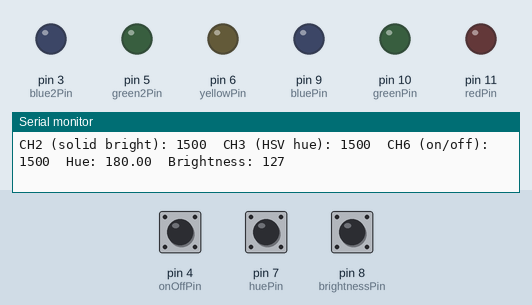
Simulated run of this program. Board: Arduino Uno, built with avr-gcc and run on an emulated ATmega328P. Shown: output pins drawn as LEDs (lit = HIGH), the last lines printed to the serial monitor. Inputs (shaded band) come from the test bench; at power-on: pin 8 (brightnessPin) LOW, pin 4 (onOffPin) LOW, pin 7 (huePin) LOW.

Above: at 1.2 s.
1.3 s: pin 8 (brightnessPin) pulled HIGH for 1 s
5.3 s: pin 8 (brightnessPin) pulled HIGH for 0.15 s
8.4 s: pin 4 (onOffPin) pulsed HIGH 2 times (0.12 s each, 0.3 s apart)
At 9.0 s:
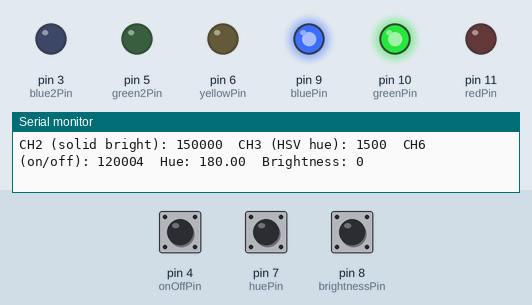
10.5 s: pin 8 (brightnessPin) pulled HIGH for 1 s
At 12.2 s:
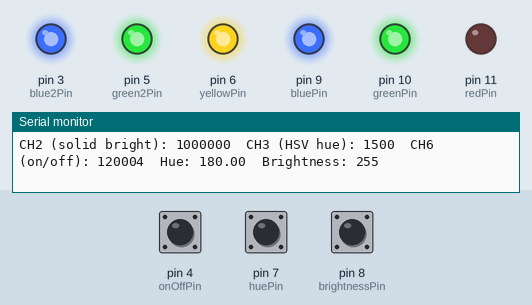
13.0 s: pin 7 (huePin) pulsed HIGH 2 times (0.12 s each, 0.3 s apart)
At 13.7 s:
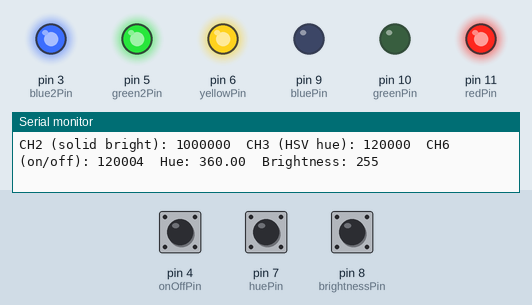
15.1 s: pin 8 (brightnessPin) pulled HIGH for 0.15 s
At 15.6 s:
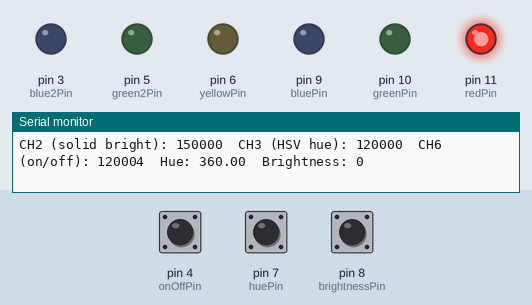
Timing chart, 0 to 17.8 s (numbered marks = the images above; inputs shaded):
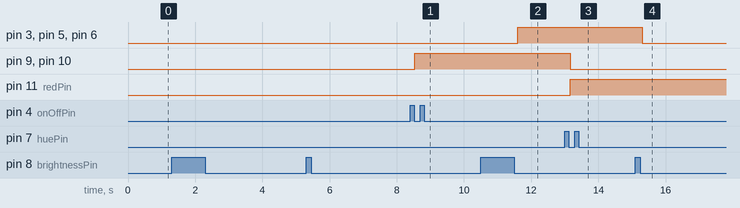

The program:

main.cpp
```cpp
#include <Arduino.h>
#include <PinChangeInterrupt.h>

// HSV RGB LED 핀 (PWM 출력용)
const int redPin = 11;
const int greenPin = 10;
const int bluePin = 9;

// 단색 LED 핀 (PWM 출력용)
const int yellowPin = 6;
const int green2Pin = 5;
const int blue2Pin = 3;

// 수신기 입력 핀 (PWM 신호 입력용)
const int onOffPin = 4;       // CH6 → LED 전체 ON/OFF 제어
const int huePin = 7;         // CH3 → HSV 색상(Hue) 선택
const int brightnessPin = 8;  // CH2 → 단색 LED 밝기 조절

// PWM 펄스 측정용 변수
volatile unsigned long ch6_start = 0, ch6_pulse = 1500; // CH6: ON/OFF
volatile unsigned long ch3_start = 0, ch3_pulse = 1500; // CH3: 색상
volatile unsigned long ch2_start = 0, ch2_pulse = 1500; // CH2: 밝기

// 현재 선택된 색상 추적용 변수
enum LedColor { NONE, BLUE, GREEN, RED };
LedColor currentColor = NONE;

// HSV 값을 RGB로 변환하는 함수
void hsvToRgb(float h, float s, float v, int& r, int& g, int& b) {
  float c = v * s;
  float x = c * (1 - fabs(fmod(h / 60.0, 2) - 1));
  float m = v - c;
  float r1, g1, b1;

  if (h < 60)      { r1 = c; g1 = x; b1 = 0; }
  else if (h < 120){ r1 = x; g1 = c; b1 = 0; }
  else if (h < 180){ r1 = 0; g1 = c; b1 = x; }
  else if (h < 240){ r1 = 0; g1 = x; b1 = c; }
  else if (h < 300){ r1 = x; g1 = 0; b1 = c; }
  else             { r1 = c; g1 = 0; b1 = x; }

  r = (r1 + m) * 255;
  g = (g1 + m) * 255;
  b = (b1 + m) * 255;
}

// CH6: ON/OFF 제어용 인터럽트
void ch6ISR() {
  if (digitalRead(onOffPin) == HIGH)
    ch6_start = micros();
  else
    ch6_pulse = micros() - ch6_start;
}

// CH3: HSV 색상 제어용 인터럽트
void ch3ISR() {
  if (digitalRead(huePin) == HIGH)
    ch3_start = micros();
  else
    ch3_pulse = micros() - ch3_start;
}

// CH2: 단색 LED 밝기 제어용 인터럽트
void ch2ISR() {
  if (digitalRead(brightnessPin) == HIGH)
    ch2_start = micros();
  else
    ch2_pulse = micros() - ch2_start;
}

void setup() {
  Serial.begin(9600); // 디버깅용 시리얼 통신 시작

  // 입력 핀 설정
  pinMode(onOffPin, INPUT);
  pinMode(huePin, INPUT);
  pinMode(brightnessPin, INPUT);

  // 출력 핀 설정
  pinMode(redPin, OUTPUT);
  pinMode(greenPin, OUTPUT);
  pinMode(bluePin, OUTPUT);
  pinMode(yellowPin, OUTPUT);
  pinMode(green2Pin, OUTPUT);
  pinMode(blue2Pin, OUTPUT);

  // 인터럽트 등록 (PinChangeInterrupt 라이브러리 사용)
  attachPinChangeInterrupt(digitalPinToPCINT(onOffPin), ch6ISR, CHANGE);
  attachPinChangeInterrupt(digitalPinToPCINT(huePin), ch3ISR, CHANGE);
  attachPinChangeInterrupt(digitalPinToPCINT(brightnessPin), ch2ISR, CHANGE);
}

void loop() {
  // CH3 → 색상 값(Hue)을 0~360도로 변환
  float hue = map(ch3_pulse, 1000, 2000, 0, 360);
  hue = constrain(hue, 0, 360);

  int r = 0, g = 0, b = 0;
  hsvToRgb(hue, 1.0, 1.0, r, g, b);  // HSV 색상 → RGB 값 계산

  // CH2 → 단색 LED 밝기 계산
  // 맵핑 범위를 좁혀 조이스틱 변화에 더 민감하게 반응
  int brightness = map(ch2_pulse, 1200, 1800, 0, 255);
  brightness = constrain(brightness, 0, 255);

  // CH6가 ON 조건일 때만 LED 작동
  if (ch6_pulse >= 1800) {
    // HSV RGB LED 출력
    analogWrite(redPin, r);
    analogWrite(greenPin, g);
    analogWrite(bluePin, b);

    // 단색 LED들 동일 밝기로 출력
    analogWrite(yellowPin, brightness);
    analogWrite(green2Pin, brightness);
    analogWrite(blue2Pin, brightness);

    // 현재 색상 기록 (디버깅용)
    if (r > g && r > b) currentColor = RED;
    else if (g > r && g > b) currentColor = GREEN;
    else if (b > r && b > g) currentColor = BLUE;
    else currentColor = NONE;
  } else {
    // CH6가 OFF일 경우 모든 LED 끄기
    analogWrite(redPin, 0);
    analogWrite(greenPin, 0);
    analogWrite(bluePin, 0);
    analogWrite(yellowPin, 0);
    analogWrite(green2Pin, 0);
    analogWrite(blue2Pin, 0);
    currentColor = NONE;
  }

  // 시리얼 출력 (디버깅용)
  Serial.print("CH2 (solid bright): ");
  Serial.print(ch2_pulse);
  Serial.print("  CH3 (HSV hue): ");
  Serial.print(ch3_pulse);
  Serial.print("  CH6 (on/off): ");
  Serial.print(ch6_pulse);
  Serial.print("  Hue: ");
  Serial.print(hue);
  Serial.print("  Brightness: ");
  Serial.print(brightness);
  Serial.print("\n");

  delay(20); // 안정적인 출력 및 PWM 처리 타이밍 확보
}
```

Measured:
- after the input at 8.4 s, pin 9 (bluePin), pin 10 (greenPin): LOW → HIGH after 0.14 s
- after the input at 10.5 s, pin 3 (blue2Pin), pin 5 (green2Pin), pin 6 (yellowPin): LOW → HIGH after 1.1 s
- after the input at 13.0 s, pin 9 (bluePin), pin 10 (greenPin): HIGH → LOW after 0.17 s; pin 11 (redPin): LOW → HIGH after 0.17 s
- after the input at 15.1 s, pin 3 (blue2Pin), pin 5 (green2Pin), pin 6 (yellowPin): HIGH → LOW after 0.21 s
